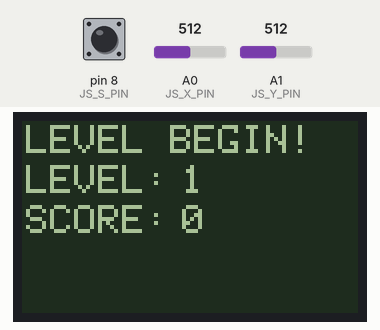
Simulated run of this sketch. Board: Arduino Uno, built with avr-gcc and run on an emulated ATmega328P. On the bench: 84×48 one-colour display. The inputs (shaded band) are chosen by the test bench; at power-on: A1 (JS_Y_PIN) = 512, A0 (JS_X_PIN) = 512, pin 8 (JS_S_PIN) HIGH. Random numbers use the default seed unless the sketch sets one.

Above: at 2.0 s.
At 5.2 s:
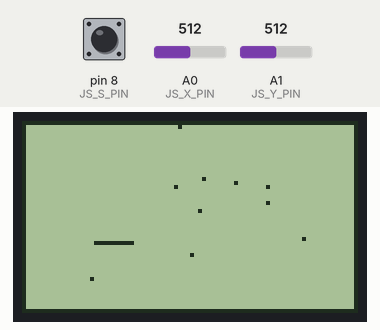
5.3 s: A1 (JS_Y_PIN) set to 716
At 7.25 s:
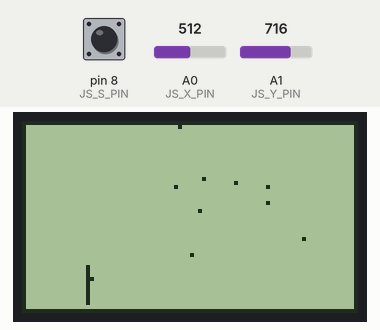
At 9.0 s:
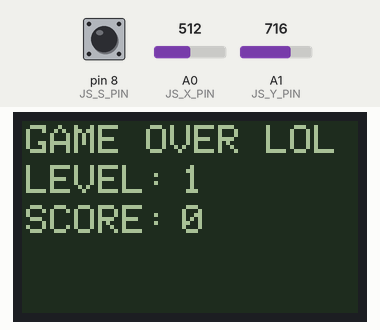

The sketch:

ArduinoSnake.ino
```cpp
#include "Routine.h"

void setup() {
  Routine::Initialize();
}

void loop() {
  Routine::Step();
}
```

Display.cpp
```cpp
#include "Display.h"

/* PCD8544 controller */
Adafruit_PCD8544 Display::controller = Adafruit_PCD8544(PIN_CLK, PIN_DIN, PIN_DC, PIN_CE, PIN_RST);

void Display::Initialize() {

  // initialize controller
  controller.begin();

  // set contrast
  controller.setContrast(50);

  // clears the screen
  Clear();

}

void Display::Clear() {

  controller.clearDisplay();
  controller.display();

}

void Display::Update() {
  controller.display();
}

void Display::PixelOn(uint8_t x, uint8_t y) {
  controller.drawPixel(x, y, BLACK);
}

void Display::PixelOff(uint8_t x, uint8_t  y) {
  controller.drawPixel(x, y, WHITE);
}

uint8_t Display::GetPixel(uint8_t x, uint8_t y) {
  return controller.getPixel(x, y);
}

void Display::DrawLine(uint8_t  x0, uint8_t  y0, uint8_t  x1, uint8_t  x2, uint8_t  color) {
  controller.drawLine(x0, y0, x1, x2, color);
};

void Display::DrawText(uint8_t x, uint8_t y, const __FlashStringHelper * text) {

  controller.setCursor(x, y);
  controller.setTextColor(WHITE, BLACK);
  controller.print(text);

};


void Display::DrawText(uint8_t x, uint8_t y, char * text) {

  controller.setCursor(x, y);
  controller.setTextColor(WHITE, BLACK);
  controller.print(text);

};


void Display::HorizontalSwipe() {

  FOR_x {
    DrawLine(x, 0, x, LCD_HEIGHT - 1, BLACK);
    Update();
    delay(10);
  }

}

void Display::VerticalSwipe() {

  FOR_y {
    DrawLine(0, y, LCD_WIDTH - 1, y, BLACK);
    Update();
    delay(10);
  }

}

void Display::RandomSwipe() {

  if (random(256) < 128) {
    HorizontalSwipe();
  } else {
    VerticalSwipe();
  }

}
```

Display.h
```cpp
#ifndef _display_h_
#define _display_h_

#ifndef _include_libs_adafruit_
#define _include_libs_adafruit_
#include <Adafruit_GFX.h>
#include <Adafruit_PCD8544.h>
#endif _include_libs_adafruit_

/* LCD Parameters */
#define LCD_WIDTH 84
#define LCD_HEIGHT 48
#define LCD_HEIGHT8 (LCD_HEIGHT >> 3)

/* LCD Display Pinout:
 * D7 - Serial clock out (CLK oder SCLK)
 * D6 - Serial data out (DIN)
 * D5 - Data/Command select (DC oder D/C)
 * D4 - LCD chip select (CE oder CS)
 * D3 - LCD reset (RST)
 * * * * * * * * * * * * * * * * * * * * * * */
#define PIN_CLK 7
#define PIN_DIN 6
#define PIN_DC 5
#define PIN_CE 4
#define PIN_RST 3

/* checks if n is in the interval [a, b] */
#define BETWEEN(n, a, b) ((n >= a) && (n <= b))

/* iterate uint8_t x over screen width */
#define FOR_x for (uint8_t x = 0; x < LCD_WIDTH; x++)

/* iterate uint8_t y over screen height */
#define FOR_y for (uint8_t y = 0; y < LCD_HEIGHT; y++)

class Display {

  private:
  /* PCD8544 display controller */
  static Adafruit_PCD8544 controller;

  public:
  /* Initialize the LED display */
  static void Initialize();

  /* Update LCD display */
  static void Update();

  /* Clear LCD display */
  static void Clear();

  static void PixelOn(uint8_t, uint8_t);
  static void PixelOff(uint8_t, uint8_t);
  static uint8_t GetPixel(uint8_t, uint8_t);

  static void DrawLine(uint8_t, uint8_t, uint8_t, uint8_t, uint8_t);
  static void DrawText(uint8_t, uint8_t, const __FlashStringHelper *);
  static void DrawText(uint8_t x, uint8_t y, char * text);
  static void HorizontalSwipe();
  static void VerticalSwipe();
  static void RandomSwipe();

};

#endif
```

Routine.cpp
```cpp
#include "Routine.h"

uint8_t Routine::snake[SNAKE_MAX_LENGTH][2];
uint16_t Routine::snakeLength = 0;
uint8_t Routine::food[FOOD_MAX_LENGTH][2];
uint16_t Routine::foodLength = 0;

uint8_t Routine::level;
uint16_t Routine::score;

uint8_t Routine::cursor_x;
uint8_t Routine::cursor_y;
uint8_t Routine::cursor_d;

void Routine::Initialize() {

  /* Initialize random number seed */
  randomSeed(analogRead(RANDOMSEED_PIN));

  /* Initialize joystick click */
  pinMode(JS_S_PIN, INPUT);
  digitalWrite(JS_S_PIN, HIGH);

  /* Initialize Nokia LCD display */
  Display::Initialize();

  #ifdef DEBUG
    Serial.begin(115198);
  #endif

  /* Initialize game */
  level = 1;
  score = 0;
  NewLevel();

}

void Routine::Step() {

  /* true if the snake ate food in this step */
  bool ateFood = false;

  /* update cursor from joystick input */
  ReadInput();

  /* Add a new pixel in the direction the snake is going */
  AddSnake();

  /* Test collisions with existing pixels */
  if (IsCollision()) {

    /* Try to eat food at current cursor location */
    ateFood = EatFood();

    /* If it didn't eat food, it hit a wall. Game Over */
    if (!ateFood) {
      GameOver();
      NewLevel();
    }

    /* If ate all the food */
    if (foodLength == 0) {
      level++;
      NewLevel();
    }
  }

  /* Remove the last pixel in the snake's tail if the snake didn't eat food
   * or if we have reached max size */
  if (!ateFood || snakeLength == SNAKE_MAX_LENGTH) {
    PopSnake();
  }

  Display::Update();

  delay(BASE_DELAY / level);

}

void Routine::NewLevel() {

    char strbuf[15];

    /* level intro */
    Display::HorizontalSwipe();
    Display::DrawText(1, 1, F("LEVEL BEGIN!"));
    Display::DrawText(1, 11, F("LEVEL:"));
    Display::DrawText(40, 11, itoa(level, strbuf, 10));
    Display::DrawText(1, 21, F("SCORE:"));
    Display::DrawText(40, 21, itoa(score, strbuf, 10));
    Display::Update();

    delay(2000);

    /* clear the screen */
    Display::Clear();

    /* draw a border around the screen */
    Display::DrawLine(0, 0, LCD_WIDTH - 1, 0, BLACK);
    Display::DrawLine(0, LCD_HEIGHT-1, LCD_WIDTH-1, LCD_HEIGHT - 1, BLACK);
    Display::DrawLine(0, 0, 0, LCD_HEIGHT-1, BLACK);
    Display::DrawLine(LCD_WIDTH-1, 0, LCD_WIDTH-1, LCD_HEIGHT- 1, BLACK);

    /* initialize variables */
    cursor_x = random(30, LCD_WIDTH - 30);
    cursor_y = random(30, LCD_HEIGHT - 30);
    cursor_d = 1;

    /* initialize snake */
    snakeLength = 0;
    for (uint8_t i = 0; i < SNAKE_INIT_LENGTH * level && i < SNAKE_MAX_LENGTH; i++) {
      AddSnake();
    }

    /* initialize food */
    foodLength = 0;
    for (uint8_t i = 0; i < FOOD_INIT_LENGTH * level && i < FOOD_MAX_LENGTH; i++) {
      AddFood();
    }

    /* update screen */
    Display::Update();

}

void Routine::ReadInput() {

  uint8_t js_switch = digitalRead(JS_S_PIN);
  float js_x_reading = analogRead(JS_X_PIN);
  float js_y_reading = analogRead(JS_Y_PIN);

  /* map all read values into a smaller range (int8_t) */
  int8_t js_x_axis = map(round(js_x_reading), 0, 1023, -128, 127);
  int8_t js_y_axis = map(round(js_y_reading), 0, 1023, -128, 127);

  /* shoddy ascii explaining how inputs are mapped to snake movements:
   * with the current orientation of the joypad in the physical setup, readings will look like this:
   *
   * (127, -128) +-----------+ (-128, -128)
   *             | \       / |
   *             |  \  a  /  |
   *             |   \   /   |
   *             | d  \ /  b |    x <---+
   *             |    / \    |          |
   *             |   /   \   |          v
   *             |  /  c  \  |          y
   *             | /       \ |
   *  (127, 127) +-----------+ (-128,127)
   *
   * since the oblique lines are y = x and y = -x it's easy to use simple analitical geometry
   * to determine which of the a,b,c,d areas the joystick movement falls in, and then map
   * them to cursor directions. i also used a small threshold on the joystick readings to
   * avoid accidental movements with joystick light movements.
   */
  if ((abs(js_x_axis) > 20) || (abs(js_y_axis) > 20)) {
    if ((js_y_axis < js_x_axis) && (js_y_axis < - js_x_axis) && (cursor_d != 2)) cursor_d = 0;
    if ((js_y_axis > js_x_axis) && (js_y_axis < - js_x_axis) && (cursor_d != 1)) cursor_d = 3;
    if ((js_y_axis > js_x_axis) && (js_y_axis > - js_x_axis) && (cursor_d != 0)) cursor_d = 2;
    if ((js_y_axis < js_x_axis) && (js_y_axis > - js_x_axis) && (cursor_d != 3)) cursor_d = 1;
  }

#ifdef DEBUG
  Serial.print(F("Switch:  "));
  Serial.print(js_switch);
  Serial.print("\t");
  Serial.print(F("X-axis: "));
  Serial.print(js_x_axis);
  Serial.print("\t");
  Serial.print(F("Y-axis: "));
  Serial.print(js_y_axis);
  Serial.print("\t");
  Serial.print(F("Direction: "));
  Serial.print(cursor_d);
  Serial.print("\t");
  Serial.print(F("X-cursor: "));
  Serial.print(cursor_x);
  Serial.print("\t");
  Serial.print(F("Y-cursor: "));
  Serial.print(cursor_y);
  Serial.print(F("\n"));
#endif

}

void Routine::AddSnake() {

  snake[snakeLength][0] = cursor_x;
  snake[snakeLength][1] = cursor_y;
  snakeLength++;

  Display::PixelOn(cursor_x, cursor_y);

  // move cursor to the next position
  if (cursor_d == 0 && cursor_y > 0)              cursor_y--;
  if (cursor_d == 1 && cursor_x < (LCD_WIDTH-1))  cursor_x--;
  if (cursor_d == 2 && cursor_y < (LCD_HEIGHT-1)) cursor_y++;
  if (cursor_d == 3 && cursor_x > 0)              cursor_x++;

}

void Routine::PopSnake() {

  Display::PixelOff(snake[0][0], snake[0][1]);

  for (uint16_t i = 1; i < snakeLength; i++) {
    snake[i-1][0] = snake[i][0];
    snake[i-1][1] = snake[i][1];
  }

  snakeLength--;

}

void Routine::AddFood() {

  if (foodLength < FOOD_MAX_LENGTH) {

    uint8_t random_x = random(1, LCD_WIDTH-2);
    uint8_t random_y = random(1, LCD_HEIGHT-2);

    food[foodLength][0] = random_x;
    food[foodLength][1] = random_y;
    foodLength++;

    Display::PixelOn(random_x, random_y);

  }

}

bool Routine::EatFood() {

  for (uint8_t i = 0; i < foodLength; i++) {

    if (cursor_x == food[i][0] && cursor_y == food[i][1]) {

      score++;

      for (i = i + 1; i < foodLength; i++) {
        food[i-1][0] = food[i][0];
        food[i-1][1] = food[i][1];
      }

      foodLength--;

      return true;

    }

  }

  return false;

}

bool Routine::IsCollision() {
  return Display::GetPixel(cursor_x, cursor_y) == 1;
}

void Routine::GameOver() {

  char strbuf[15];

  Display::VerticalSwipe();

  Display::DrawText(1, 1, F("GAME OVER LOL"));
  Display::DrawText(1, 11, F("LEVEL:"));
  Display::DrawText(40, 11, itoa(level, strbuf, 10));
  Display::DrawText(1, 21, F("SCORE:"));
  Display::DrawText(40, 21, itoa(score, strbuf, 10));
  Display::Update();

  level = 1;
  score = 0;

  delay(2000);

}
```

Routine.h
```cpp
#ifndef _routine_h_
#define _routine_h_

#include "Display.h"

//#define DEBUG 1

/* joystick switch (click) pin (unused) */
#define JS_S_PIN 8

/* joystick x axis pin */
#define JS_X_PIN 0

/* joystick y axis pin */
#define JS_Y_PIN 1

/* random seed floating pin */
#define RANDOMSEED_PIN 2

#define BASE_DELAY 100
#define SNAKE_INIT_LENGTH 10
#define SNAKE_MAX_LENGTH 100
#define FOOD_INIT_LENGTH 10
#define FOOD_MAX_LENGTH 200

class Routine {

  public:
  /* Initialize the game */
  static void Initialize();

  /* Implements each frame of the game logic */
  static void Step();

  private:
  /* Game state */
  /* Array of x,y positions the snake is currently in and its length */
  static uint8_t snake[][2];
  static uint16_t snakeLength;
  /* Array of x,y positions the food pieces are currently in and its length */
  static uint8_t food[][2];
  static uint16_t foodLength;

  /* Game level and score */
  static uint8_t level;
  static uint16_t score;

  /* Snake's head position and current direction */
  static uint8_t cursor_x;
  static uint8_t cursor_y;
  static uint8_t cursor_d;

  /* Initialize a new level */
  static void NewLevel();

  /* Read joystick input */
  static void ReadInput();

  /* Test if snake has collided with itself or a barrier */
  static bool IsCollision();

  /* Add a new element to the head of the snake */
  static void AddSnake();

  /* Pop an element from the back of the snakeLength */
  static void PopSnake();

  /* Add a food item to a random screen position */
  static void AddFood();

  /* Remove the food item at the cursor's position from the food array, if it exists. returns false if it doesn't. */
  static bool EatFood();

  /* Game over screen */
  static void GameOver();

};


#endif
```

Measured:
- what the display in image 0 shows lasts 2.0 s, from 2.0 s to 4.0 s
